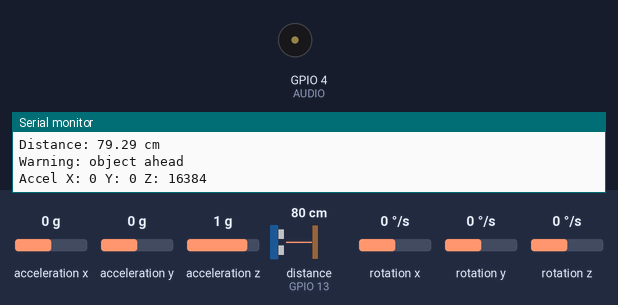
This sketch was run on a simulated ESP32. On the bench: buzzer (waves = sounding), the last lines printed to the serial monitor. Wiring (inferred from the names in the program): ultrasonic range finder: trigger GPIO 12; echo GPIO 13. The test bench sets the inputs (shaded band); at power-on: distance to the obstacle (sensor on GPIO 13) 80 cm, acceleration x 0 g, acceleration y 0 g, acceleration z 1 g, rotation x 0 °/s, rotation y 0 °/s, rotation z 0 °/s. The echo pulse lasts 58.3 µs per cm.

Above: at 1.2 s.
1.3 s: distance to the obstacle (sensor on GPIO 13) set to 84 cm
At 2.4 s:
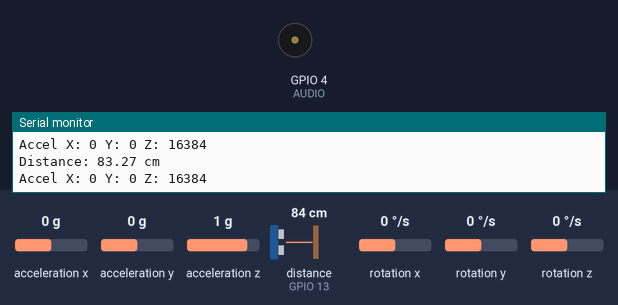
2.8 s: acceleration x set to -1.1 g
4.3 s: acceleration x set to -1.4 g
At 4.58 s:
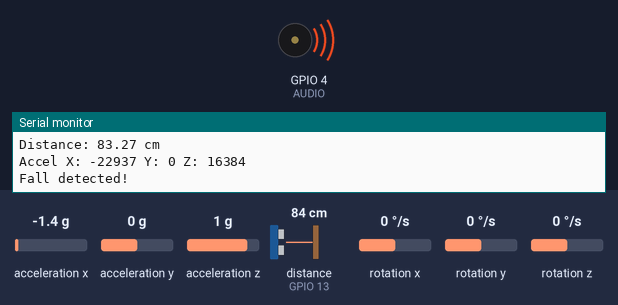
7.8 s: acceleration x set to -0.8 g
At 8.6 s:
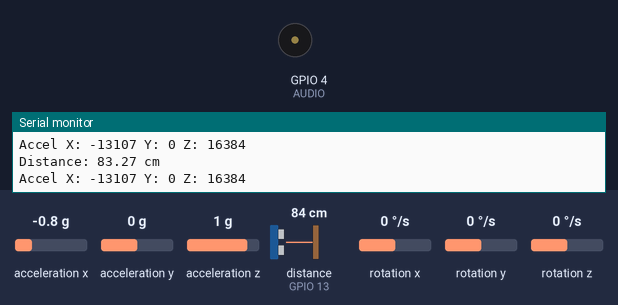
9.3 s: acceleration x set to 1.1 g
10.8 s: acceleration x set to 1.4 g
At 11.05 s:
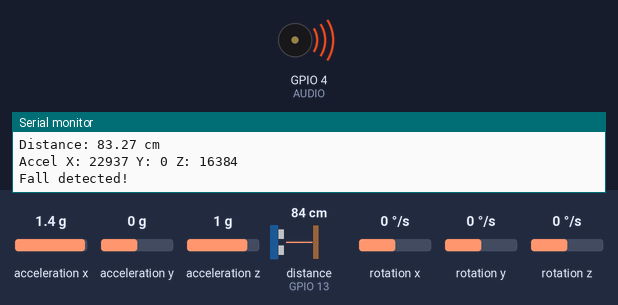
Timing chart, 0 to 15.3 s (numbered marks = the images above; inputs shaded):
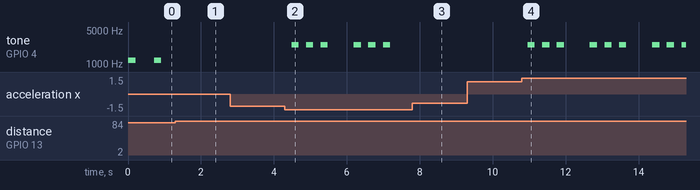

Measured:
- the behaviour switches between 80 and 81 cm on distance to the obstacle (sensor on GPIO 13) (found by bisection; images 0 and 1)
- the behaviour switches between -1.2 and -1.3 g on acceleration x (found by bisection; images 1 and 2)
- the behaviour switches between 1.2 and 1.3 g on acceleration x (found by bisection; images 3 and 4)
- after the input at 1.3 s, tone on GPIO 4 (AUDIO): stops changing and stays silent
- after the input at 4.3 s, tone on GPIO 4 (AUDIO): plays 2500 Hz for 0.20 s, 2500 Hz for 0.20 s, 2500 Hz for 0.20 s, 2500 Hz for 0.20 s, 2500 Hz for 0.20 s, 2500 Hz for 0.20 s, starting after 0.18 s
- after the input at 7.8 s, tone on GPIO 4 (AUDIO): stops changing and stays silent
- after the input at 10.8 s, tone on GPIO 4 (AUDIO): silent → 2500 Hz after 0.16 s, then repeats every 1.7 s: 2 × (silent 0.20 s, 2500 Hz 0.20 s), silent 0.71 s, 2500 Hz 0.20 s
- by itself, tone on GPIO 4 (AUDIO): alternates 1200 Hz for 0.20 s and silent for 0.51 s

The sketch:

Smart_Glasses.ino
```cpp
#include <Wire.h>
#include <MPU6050.h>

#define TRIG 12
#define ECHO 13
#define AUDIO 4

MPU6050 mpu;

long duration;
float distance;

int16_t ax, ay, az;
int16_t gx, gy, gz;

void setup() {

  Serial.begin(115200);

  pinMode(TRIG, OUTPUT);
  pinMode(ECHO, INPUT);
  pinMode(AUDIO, OUTPUT);

  Wire.begin(14,15);

  Serial.println("Initializing MPU6050...");
  mpu.initialize();

  if(mpu.testConnection()){
    Serial.println("MPU6050 connected");
  }
  else{
    Serial.println("MPU6050 connection failed");
  }

}

void loop() {

  // -------- Ultrasonic --------

  digitalWrite(TRIG, LOW);
  delayMicroseconds(2);

  digitalWrite(TRIG, HIGH);
  delayMicroseconds(10);

  digitalWrite(TRIG, LOW);

  duration = pulseIn(ECHO, HIGH);

  distance = duration * 0.034 / 2;

  Serial.print("Distance: ");
  Serial.print(distance);
  Serial.println(" cm");

  if(distance < 30){

    Serial.println("Danger: object very close");

    tone(AUDIO,2000);
    delay(200);
    noTone(AUDIO);

  }
  else if(distance < 80){

    Serial.println("Warning: object ahead");

    tone(AUDIO,1200);
    delay(200);
    noTone(AUDIO);

  }

  // -------- Accelerometer --------

  mpu.getMotion6(&ax,&ay,&az,&gx,&gy,&gz);

  Serial.print("Accel X: ");
  Serial.print(ax);
  Serial.print(" Y: ");
  Serial.print(ay);
  Serial.print(" Z: ");
  Serial.println(az);

  //  fall detection

  if(abs(ax) > 20000 || abs(ay) > 20000){

    Serial.println("Fall detected!");

    for(int i=0;i<3;i++){
      tone(AUDIO,2500);
      delay(200);
      noTone(AUDIO);
      delay(200);
    }

  }

  delay(500);

}
```
